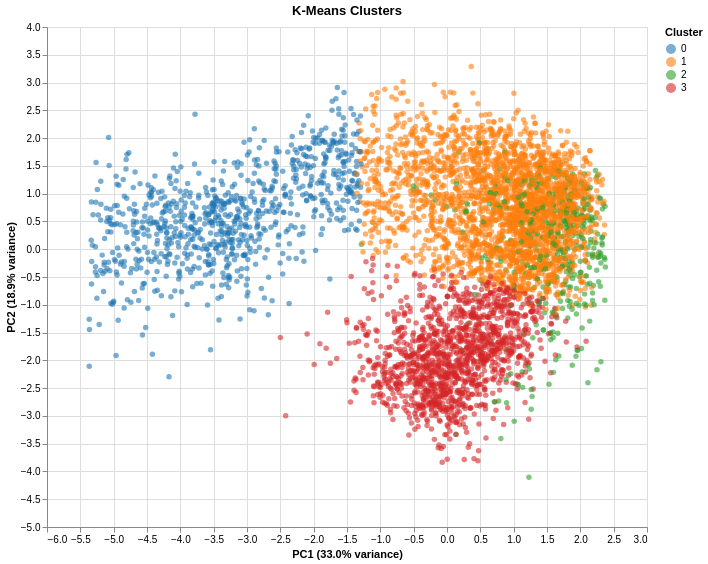

The notebook cell saved with this chart:
### Code cell
alt.data_transformers.disable_max_rows()
plot_df = X_pca_df.copy()
plot_df["cluster"] = df["cluster"].astype(str)

# trimming extreme PCA outliers for visualization only
lower_q = X_pca_df["PC1"].quantile(0.01)
upper_q = X_pca_df["PC1"].quantile(0.99)

plot_df = X_pca_df[
    (X_pca_df["PC1"] >= lower_q) &
    (X_pca_df["PC1"] <= upper_q)
].copy()


points = alt.Chart(plot_df).mark_circle(size=30, opacity=0.6).encode(
    x=alt.X('PC1:Q', title=f'PC1 ({variance_explained[0]:.1%} variance)'),
    y=alt.Y('PC2:Q', title=f'PC2 ({variance_explained[1]:.1%} variance)'),
    color=alt.Color('cluster:N', title='Cluster', scale=alt.Scale(scheme='category10')),
    tooltip=['PC1:Q', 'PC2:Q', 'cluster:N']
)

centroids_plot = alt.Chart(centroids_df).mark_point(
    shape='cross',
    size=300,
    filled=True,
    strokeWidth=3
).encode(
    x='PC1:Q',
    y='PC2:Q',
    color=alt.Color('cluster:N', scale=alt.Scale(scheme='category10')),
    tooltip=['PC1:Q', 'PC2:Q', 'cluster:N']
)

chart = (points + centroids_plot).properties(
    title='K-Means Clusters',
    width=600,
    height=500
)

chart

### Figure 1 — Vega-Lite specification as saved in the notebook (floating-point values rounded to 4 significant figures; data arrays with more than 128 entries replaced by an {"elided": "..."} marker saying what was removed)
{"config": {"view": {"continuousWidth": 300, "continuousHeight": 300}}, "layer": [{"data": {"name": "data-7543a370768d861598c966aad0b64dee"}, "mark": {"type": "circle", "opacity": 0.6, "size": 30}, "encoding": {"color": {"field": "cluster", "scale": {"scheme": "category10"}, "title": "Cluster", "type": "nominal"}, "tooltip": [{"field": "PC1", "type": "quantitative"}, {"field": "PC2", "type": "quantitative"}, {"field": "cluster", "type": "nominal"}], "x": {"field": "PC1", "title": "PC1 (33.0% variance)", "type": "quantitative"}, "y": {"field": "PC2", "title": "PC2 (18.9% variance)", "type": "quantitative"}}}, {"data": {"name": "data-57a1f81cf9aaddd0c5c76406ff262978"}, "mark": {"type": "point", "filled": true, "shape": "cross", "size": 300, "strokeWidth": 3}, "encoding": {"color": {"field": "cluster", "scale": {"scheme": "category10"}, "type": "nominal"}, "tooltip": [{"field": "PC1", "type": "quantitative"}, {"field": "PC2", "type": "quantitative"}, {"field": "cluster", "type": "nominal"}], "x": {"field": "PC1", "type": "quantitative"}, "y": {"field": "PC2", "type": "quantitative"}}}], "height": 500, "title": "K-Means Clusters", "width": 600, "$schema": "https://vega.github.io/schema/vega-lite/v6.1.0.json", "datasets": {"data-7543a370768d861598c966aad0b64dee": {"elided": "5129 records"}, "data-57a1f81cf9aaddd0c5c76406ff262978": [{"PC1": -3.418, "PC2": 0.5593, "cluster": "0"}, {"PC1": 0.8408, "PC2": 0.7831, "cluster": "1"}, {"PC1": 1.649, "PC2": -0.08178, "cluster": "2"}, {"PC1": 0.09629, "PC2": -1.889, "cluster": "3"}]}}
